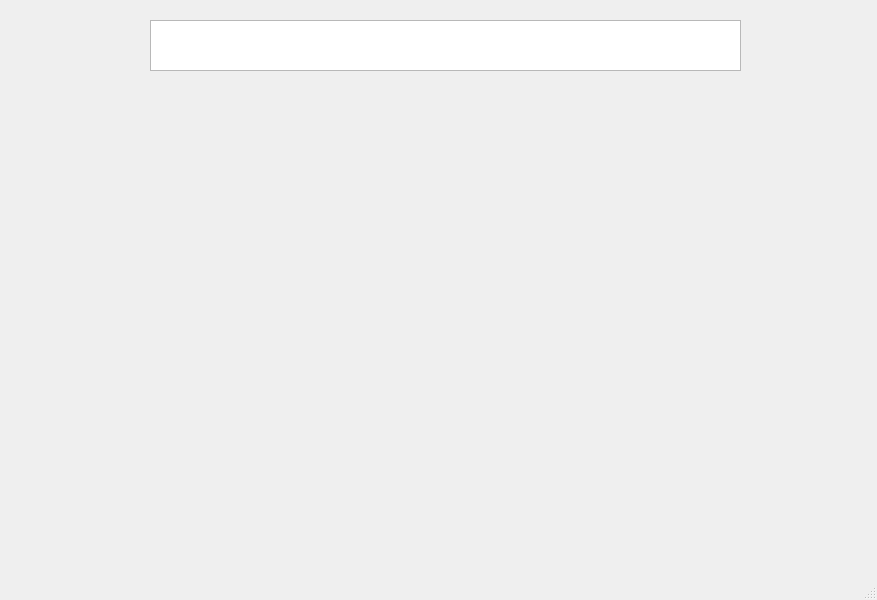
<?xml version="1.0" encoding="UTF-8"?>
<ui version="4.0">
 <class>MainWindow</class>
 <widget class="QMainWindow" name="MainWindow">
  <property name="windowModality">
   <enum>Qt::ApplicationModal</enum>
  </property>
  <property name="geometry">
   <rect>
    <x>0</x>
    <y>0</y>
    <width>877</width>
    <height>600</height>
   </rect>
  </property>
  <property name="windowTitle">
   <string>SecondWindow</string>
  </property>
  <widget class="QWidget" name="centralwidget">
   <widget class="QLabel" name="Style1">
    <property name="geometry">
     <rect>
      <x>30</x>
      <y>150</y>
      <width>241</width>
      <height>261</height>
     </rect>
    </property>
    <property name="text">
     <string/>
    </property>
   </widget>
   <widget class="QLabel" name="Style2">
    <property name="geometry">
     <rect>
      <x>310</x>
      <y>140</y>
      <width>241</width>
      <height>261</height>
     </rect>
    </property>
    <property name="text">
     <string/>
    </property>
   </widget>
   <widget class="QLabel" name="Style3">
    <property name="geometry">
     <rect>
      <x>590</x>
      <y>140</y>
      <width>241</width>
      <height>261</height>
     </rect>
    </property>
    <property name="text">
     <string/>
    </property>
   </widget>
   <widget class="QTextBrowser" name="InfoText">
    <property name="geometry">
     <rect>
      <x>150</x>
      <y>20</y>
      <width>591</width>
      <height>51</height>
     </rect>
    </property>
   </widget>
   <widget class="QLabel" name="inf1">
    <property name="geometry">
     <rect>
      <x>50</x>
      <y>460</y>
      <width>181</width>
      <height>16</height>
     </rect>
    </property>
    <property name="text">
     <string/>
    </property>
   </widget>
   <widget class="QLabel" name="inf2">
    <property name="geometry">
     <rect>
      <x>320</x>
      <y>460</y>
      <width>181</width>
      <height>16</height>
     </rect>
    </property>
    <property name="text">
     <string/>
    </property>
   </widget>
   <widget class="QLabel" name="inf3">
    <property name="geometry">
     <rect>
      <x>620</x>
      <y>460</y>
      <width>181</width>
      <height>16</height>
     </rect>
    </property>
    <property name="text">
     <string/>
    </property>
   </widget>
  </widget>
  <widget class="QMenuBar" name="menubar">
   <property name="geometry">
    <rect>
     <x>0</x>
     <y>0</y>
     <width>877</width>
     <height>31</height>
    </rect>
   </property>
  </widget>
  <widget class="QStatusBar" name="statusbar"/>
 </widget>
 <resources/>
 <connections/>
</ui>
